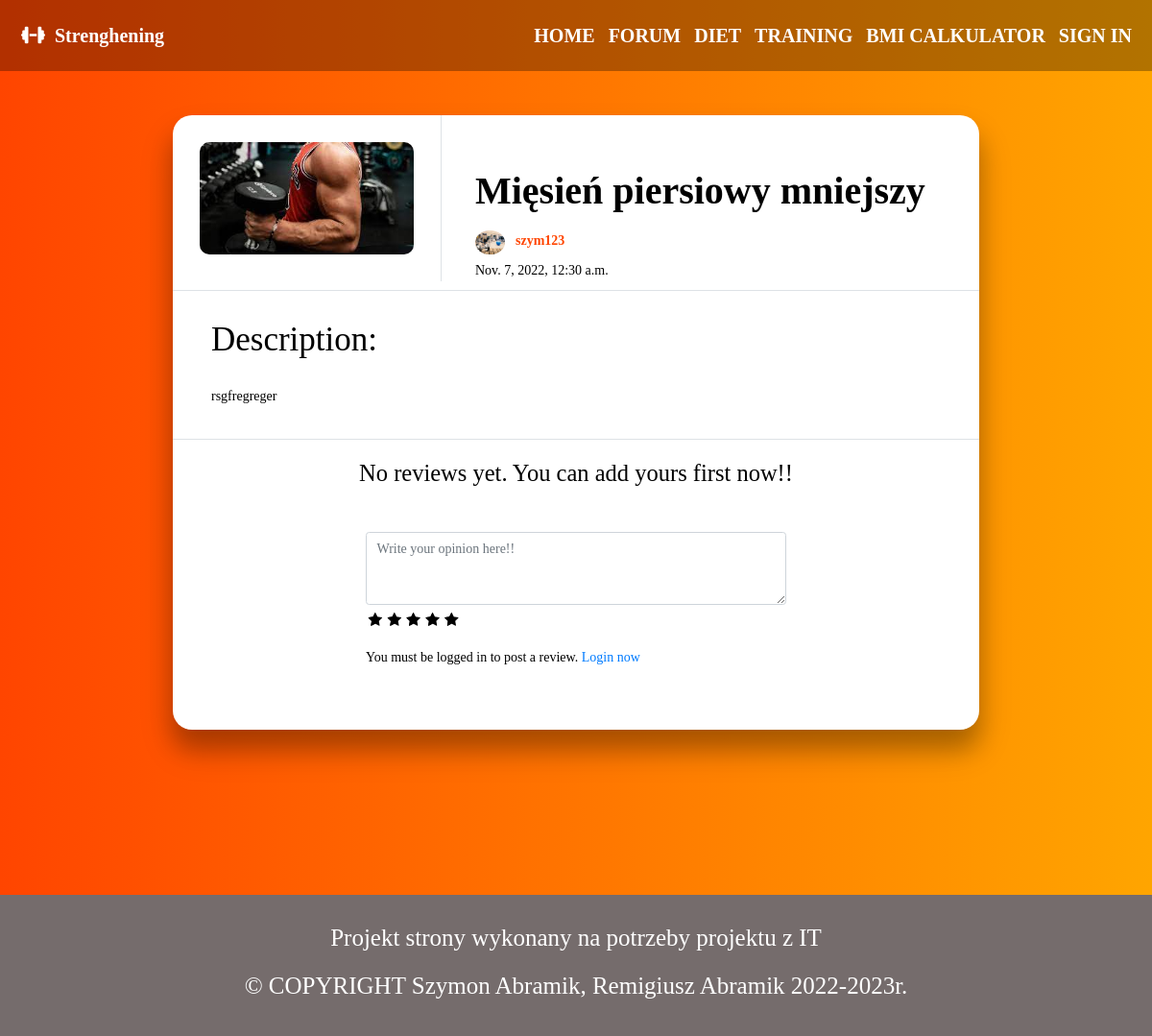
The app's page /training/17/, older data.
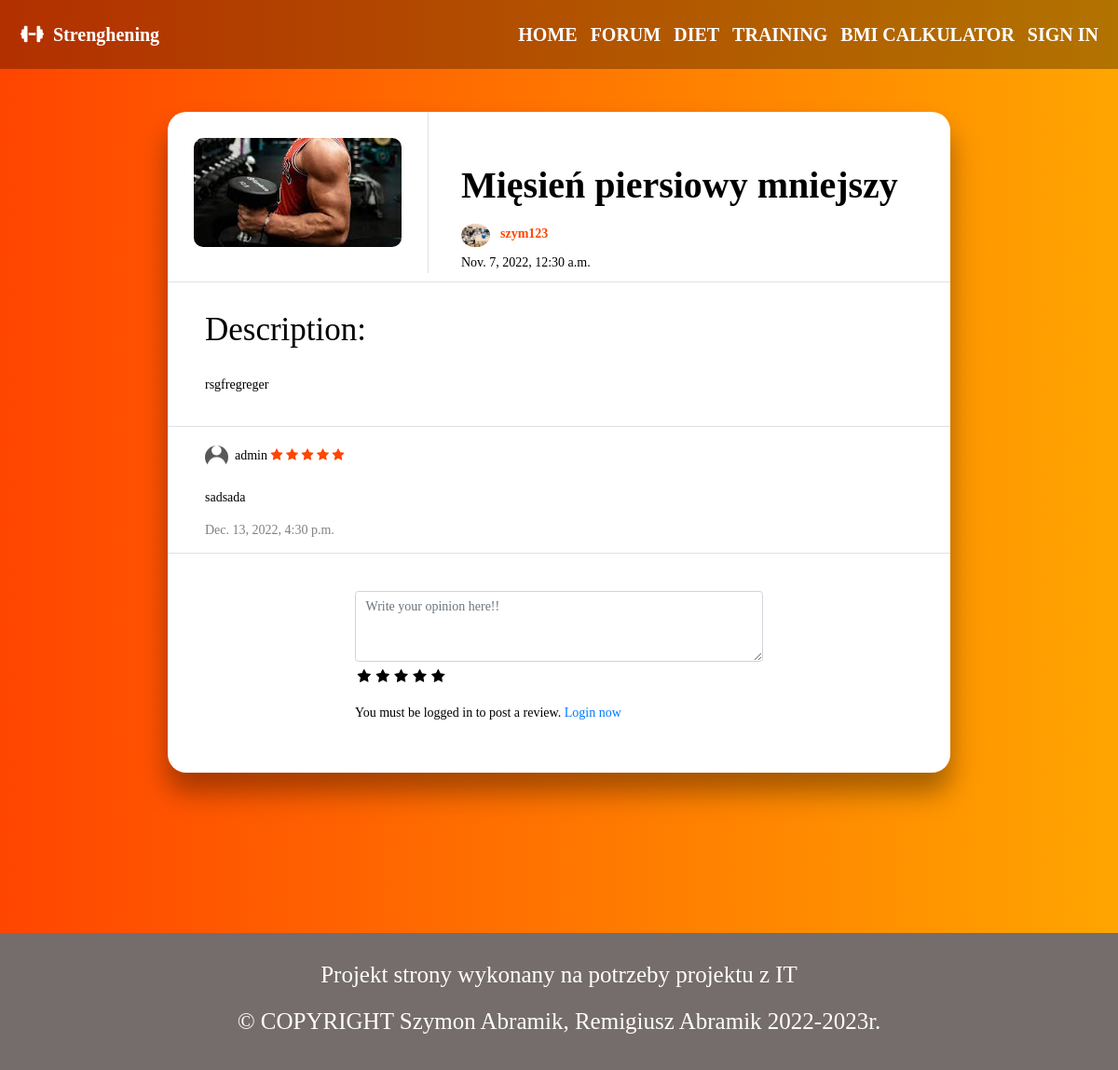
The same page, newer data.
### training/models.py (models this page shows, shortened)
class TrainingReview(models.Model):
    context = models.TextField(max_length=1000)
    author = models.ForeignKey(Profile, on_delete=models.CASCADE, null=True)
    date = models.DateTimeField(auto_now=True)
    object = models.ForeignKey(Training, on_delete=models.CASCADE)
    rating = models.FloatField(default=0)

### login/models.py (models this page shows, shortened)
class Profile(models.Model):
    user = models.OneToOneField(User, null=True, on_delete=models.CASCADE)
    image = models.ImageField(default="profile_pics/default.png", upload_to='profile_pics')
    description = models.TextField(max_length=1000, default="You didn't change your description yet!")
    slug = models.SlugField(unique=True, blank=True, null=True)
    def get_absolute_url(self):
        return reverse("login:profile", args=[self.slug])

### training/views.py (the view)
# urls.py: path('<int:training_id>/', views.detailView, name='detail'),
def detailView(request, training_id):
    reviews = TrainingReview.objects.filter(object__id=training_id)
    training = Training.objects.get(id=training_id)
    context = {
        'reviews': reviews,
        'training': training,
    }
    return render(request, 'training/detail.html', context)

### training/templates/training/detail.html (shortened to what the changed rows need)
{% extends 'home/base.html' %}
{% block head %}
    {% load static %}
    <link href="{% static 'training/style_detail.css' %}" rel="stylesheet" >
{% endblock %}
{% block body %}
<div class="container-fluid">
    <div class="col">
        <div class="row training-context border-bottom">
            <div class="col">
                <div class="row">
                    <h1>Description:</h1>
                </div>
            </div>
        </div>
        {% if not reviews %}
            <div class="row justify-content-center" style="padding:20px;padding-bottom:0;"><h3> No reviews yet. You can add yours first now!!</h3></div>
        {% else %}
            {% for review in reviews %}
            <div class="row reviews border-bottom">
                <div class="col">
                    <div class="row contex-image">
                        <img
                            src="{{ review.author.image.url }}"
                            class="rounded-circle"
                            height="25"
                            alt="Black and White Portrait of a Man"
                            loading="lazy"
                        /> &nbsp;&nbsp;<p>{{ review.author.user.username }}</p>  &nbsp; <span>
                            <i class="fa fa-star{% if review.rating == 0.5 %}-half-o{% elif review.rating < 1 %}-o {% endif %}" aria-hidden="true"></i>
                            <i class="fa fa-star{% if review.rating == 1.5 %}-half-o{% elif review.rating < 2 %}-o {% endif %}" aria-hidden="true"></i>
                            <i class="fa fa-star{% if review.rating == 2.5 %}-half-o{% elif review.rating < 3 %}-o {% endif %}" aria-hidden="true"></i>
                            <i class="fa fa-star{% if review.rating == 3.5 %}-half-o{% elif review.rating < 4 %}-o {% endif %}" aria-hidden="true"></i>
                            <i class="fa fa-star{% if review.rating == 4.5 %}-half-o{% elif review.rating < 5 %}-o {% endif %}" aria-hidden="true"></i>
                        </span>
                    </div>
                    <div class="row contex">
                        <p>{{review.context}}</p>
                    </div>
                    <div class="row contex-stats">
                        <p>{{review.date}}</p>
                    </div>
                </div>
            </div>
            {% endfor %}
        {% endif %}
    </div>
</div>
{% endblock %}

Row changes from the older to the newer data that the page shows:
added TrainingReview: author.image (placeholder picture), author.user.username "admin", rating 5 (drawn), context "sadsada", date "Dec. 13, 2022, 4:30 p.m."
Text that changed along with them:
text no longer shown: "No reviews yet. You can add yours first now!!"
